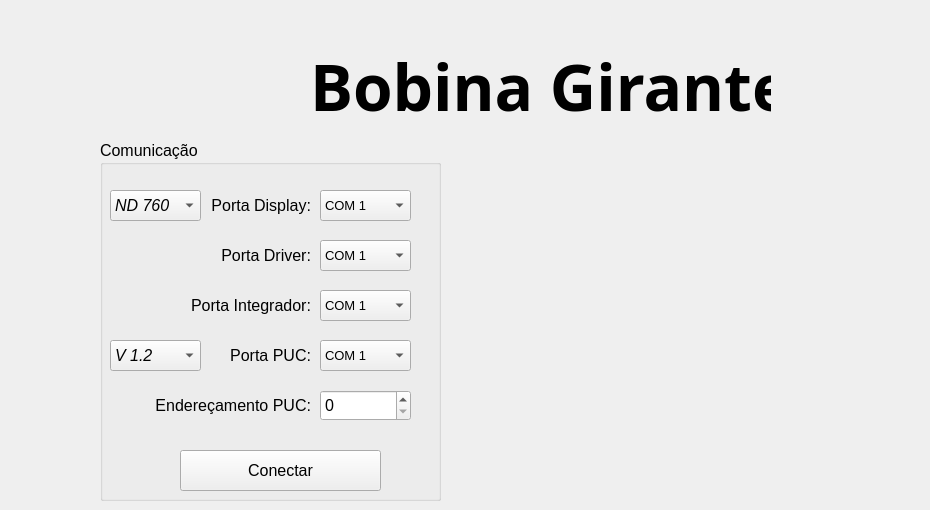
    <widget class="QWidget" name="tab_1">
     <attribute name="icon">
      <iconset>
       <normaloff>imagens/connection.png</normaloff>imagens/connection.png</iconset>
     </attribute>
     <attribute name="title">
      <string>Conexão</string>
     </attribute>
     <widget class="QLabel" name="label_23">
      <property name="geometry">
       <rect>
        <x>310</x>
        <y>50</y>
        <width>461</width>
        <height>71</height>
       </rect>
      </property>
      <property name="font">
       <font>
        <family>Leelawadee</family>
        <pointsize>48</pointsize>
        <weight>75</weight>
        <bold>true</bold>
       </font>
      </property>
      <property name="text">
       <string>Bobina Girante</string>
      </property>
     </widget>
     <widget class="QGroupBox" name="groupBox">
      <property name="geometry">
       <rect>
        <x>100</x>
        <y>140</y>
        <width>341</width>
        <height>361</height>
       </rect>
      </property>
      <property name="font">
       <font>
        <pointsize>12</pointsize>
       </font>
      </property>
      <property name="title">
       <string>Comunicação</string>
      </property>
      <widget class="QComboBox" name="Porta">
       <property name="geometry">
        <rect>
         <x>220</x>
         <y>50</y>
         <width>91</width>
         <height>31</height>
        </rect>
       </property>
       <property name="font">
        <font>
         <pointsize>10</pointsize>
        </font>
       </property>
       <item>
        <property name="text">
         <string>COM 1</string>
        </property>
       </item>
       <item>
        <property name="text">
         <string>COM 2</string>
        </property>
       </item>
       <item>
        <property name="text">
         <string>COM 3</string>
        </property>
       </item>
       <item>
        <property name="text">
         <string>COM 4</string>
        </property>
       </item>
       <item>
        <property name="text">
         <string>COM 5</string>
        </property>
       </item>
       <item>
        <property name="text">
         <string>COM 6</string>
        </property>
       </item>
       <item>
        <property name="text">
         <string>COM 7</string>
        </property>
       </item>
       <item>
        <property name="text">
         <string>COM 8</string>
        </property>
       </item>
       <item>
        <property name="text">
         <string>COM 9</string>
        </property>
       </item>
       <item>
        <property name="text">
         <string>COM 10</string>
        </property>
       </item>
       <item>
        <property name="text">
         <string>COM 11</string>
        </property>
       </item>
       <item>
        <property name="text">
         <string>COM 12</string>
        </property>
       </item>
       <item>
        <property name="text">
         <string>COM 13</string>
        </property>
       </item>
       <item>
        <property name="text">
         <string>COM 14</string>
        </property>
       </item>
       <item>
        <property name="text">
         <string>COM 15</string>
        </property>
       </item>
      </widget>
      <widget class="QPushButton" name="conectar">
       <property name="geometry">
        <rect>
         <x>80</x>
         <y>310</y>
         <width>201</width>
         <height>41</height>
        </rect>
       </property>
       <property name="font">
        <font>
         <pointsize>12</pointsize>
        </font>
       </property>
       <property name="text">
        <string>Conectar</string>
       </property>
       <property name="icon">
        <iconset>
         <normaloff>imagens/connect.png</normaloff>imagens/connect.png</iconset>
       </property>
       <property name="iconSize">
        <size>
         <width>25</width>
         <height>25</height>
        </size>
       </property>
      </widget>
      <widget class="QLabel" name="label">
       <property name="geometry">
        <rect>
         <x>90</x>
         <y>50</y>
         <width>121</width>
         <height>31</height>
        </rect>
       </property>
       <property name="text">
        <string>Porta Display:</string>
       </property>
       <property name="alignment">
        <set>Qt::AlignRight|Qt::AlignTrailing|Qt::AlignVCenter</set>
       </property>
      </widget>
      <widget class="QComboBox" name="Porta_2">
       <property name="geometry">
        <rect>
         <x>220</x>
         <y>100</y>
         <width>91</width>
         <height>31</height>
        </rect>
       </property>
       <property name="font">
        <font>
         <pointsize>10</pointsize>
        </font>
       </property>
       <item>
        <property name="text">
         <string>COM 1</string>
        </property>
       </item>
       <item>
        <property name="text">
         <string>COM 2</string>
        </property>
       </item>
       <item>
        <property name="text">
         <string>COM 3</string>
        </property>
       </item>
       <item>
        <property name="text">
         <string>COM 4</string>
        </property>
       </item>
       <item>
        <property name="text">
         <string>COM 5</string>
        </property>
       </item>
       <item>
        <property name="text">
         <string>COM 6</string>
        </property>
       </item>
       <item>
        <property name="text">
         <string>COM 7</string>
        </property>
       </item>
       <item>
        <property name="text">
         <string>COM 8</string>
        </property>
       </item>
       <item>
        <property name="text">
         <string>COM 9</string>
        </property>
       </item>
       <item>
        <property name="text">
         <string>COM 10</string>
        </property>
       </item>
       <item>
        <property name="text">
         <string>COM 11</string>
        </property>
       </item>
       <item>
        <property name="text">
         <string>COM 12</string>
        </property>
       </item>
       <item>
        <property name="text">
         <string>COM 13</string>
        </property>
       </item>
       <item>
        <property name="text">
         <string>COM 14</string>
        </property>
       </item>
       <item>
        <property name="text">
         <string>COM 15</string>
        </property>
       </item>
      </widget>
      <widget class="QLabel" name="label_6">
       <property name="geometry">
        <rect>
         <x>90</x>
         <y>100</y>
         <width>121</width>
         <height>31</height>
        </rect>
       </property>
       <property name="text">
        <string>Porta Driver:</string>
       </property>
       <property name="alignment">
        <set>Qt::AlignRight|Qt::AlignTrailing|Qt::AlignVCenter</set>
       </property>
      </widget>
      <widget class="QComboBox" name="Porta_3">
       <property name="geometry">
        <rect>
         <x>220</x>
         <y>150</y>
         <width>91</width>
         <height>31</height>
        </rect>
       </property>
       <property name="font">
        <font>
         <pointsize>10</pointsize>
        </font>
       </property>
       <item>
        <property name="text">
         <string>COM 1</string>
        </property>
       </item>
       <item>
        <property name="text">
         <string>COM 2</string>
        </property>
       </item>
       <item>
        <property name="text">
         <string>COM 3</string>
        </property>
       </item>
       <item>
        <property name="text">
         <string>COM 4</string>
        </property>
       </item>
       <item>
        <property name="text">
         <string>COM 5</string>
        </property>
       </item>
       <item>
        <property name="text">
         <string>COM 6</string>
        </property>
       </item>
       <item>
        <property name="text">
         <string>COM 7</string>
        </property>
       </item>
       <item>
        <property name="text">
         <string>COM 8</string>
        </property>
       </item>
       <item>
        <property name="text">
         <string>COM 9</string>
        </property>
       </item>
       <item>
        <property name="text">
         <string>COM 10</string>
        </property>
       </item>
       <item>
        <property name="text">
         <string>COM 11</string>
        </property>
       </item>
       <item>
        <property name="text">
         <string>COM 12</string>
        </property>
       </item>
       <item>
        <property name="text">
         <string>COM 13</string>
        </property>
       </item>
       <item>
        <property name="text">
         <string>COM 14</string>
        </property>
       </item>
       <item>
        <property name="text">
         <string>COM 15</string>
        </property>
       </item>
      </widget>
      <widget class="QLabel" name="label_13">
       <property name="geometry">
        <rect>
         <x>80</x>
         <y>150</y>
         <width>131</width>
         <height>31</height>
        </rect>
       </property>
       <property name="font">
        <font>
         <italic>false</italic>
         <strikeout>false</strikeout>
        </font>
       </property>
       <property name="text">
        <string>Porta Integrador:</string>
       </property>
       <property name="alignment">
        <set>Qt::AlignRight|Qt::AlignTrailing|Qt::AlignVCenter</set>
       </property>
      </widget>
      <widget class="QComboBox" name="Porta_4">
       <property name="geometry">
        <rect>
         <x>220</x>
         <y>200</y>
         <width>91</width>
         <height>31</height>
        </rect>
       </property>
       <property name="font">
        <font>
         <pointsize>10</pointsize>
        </font>
       </property>
       <item>
        <property name="text">
         <string>COM 1</string>
        </property>
       </item>
       <item>
        <property name="text">
         <string>COM 2</string>
        </property>
       </item>
       <item>
        <property name="text">
         <string>COM 3</string>
        </property>
       </item>
       <item>
        <property name="text">
         <string>COM 4</string>
        </property>
       </item>
       <item>
        <property name="text">
         <string>COM 5</string>
        </property>
       </item>
       <item>
        <property name="text">
         <string>COM 6</string>
        </property>
       </item>
       <item>
        <property name="text">
         <string>COM 7</string>
        </property>
       </item>
       <item>
        <property name="text">
         <string>COM 8</string>
        </property>
       </item>
       <item>
        <property name="text">
         <string>COM 9</string>
        </property>
       </item>
       <item>
        <property name="text">
         <string>COM 10</string>
        </property>
       </item>
       <item>
        <property name="text">
         <string>COM 11</string>
        </property>
       </item>
       <item>
        <property name="text">
         <string>COM 12</string>
        </property>
       </item>
       <item>
        <property name="text">
         <string>COM 13</string>
        </property>
       </item>
       <item>
        <property name="text">
         <string>COM 14</string>
        </property>
       </item>
       <item>
        <property name="text">
         <string>COM 15</string>
        </property>
       </item>
      </widget>
      <widget class="QLabel" name="label_20">
       <property name="geometry">
        <rect>
         <x>80</x>
         <y>200</y>
         <width>131</width>
         <height>31</height>
        </rect>
       </property>
       <property name="font">
        <font>
         <italic>false</italic>
         <strikeout>false</strikeout>
        </font>
       </property>
       <property name="text">
        <string>Porta PUC:</string>
       </property>
       <property name="alignment">
        <set>Qt::AlignRight|Qt::AlignTrailing|Qt::AlignVCenter</set>
       </property>
      </widget>
      <widget class="QSpinBox" name="Enderac_PUC">
       <property name="geometry">
        <rect>
         <x>220</x>
         <y>250</y>
         <width>91</width>
         <height>31</height>
        </rect>
       </property>
       <property name="maximum">
        <number>31</number>
       </property>
       <property name="value">
        <number>0</number>
       </property>
      </widget>
      <widget class="QLabel" name="label_30">
       <property name="geometry">
        <rect>
         <x>50</x>
         <y>250</y>
         <width>161</width>
         <height>31</height>
        </rect>
       </property>
       <property name="font">
        <font>
         <italic>false</italic>
         <strikeout>false</strikeout>
        </font>
       </property>
       <property name="text">
        <string>Endereçamento PUC:</string>
       </property>
       <property name="alignment">
        <set>Qt::AlignRight|Qt::AlignTrailing|Qt::AlignVCenter</set>
       </property>
      </widget>
      <widget class="QComboBox" name="Tipo_Display">
       <property name="geometry">
        <rect>
         <x>10</x>
         <y>50</y>
         <width>91</width>
         <height>31</height>
        </rect>
       </property>
       <property name="font">
        <font>
         <pointsize>12</pointsize>
         <weight>50</weight>
         <italic>true</italic>
         <bold>false</bold>
        </font>
       </property>
       <item>
        <property name="text">
         <string>ND 760</string>
        </property>
       </item>
       <item>
        <property name="text">
         <string>ND 780</string>
        </property>
       </item>
      </widget>
      <widget class="QComboBox" name="Tipo_PUC">
       <property name="geometry">
        <rect>
         <x>10</x>
         <y>200</y>
         <width>91</width>
         <height>31</height>
        </rect>
       </property>
       <property name="font">
        <font>
         <pointsize>12</pointsize>
         <weight>50</weight>
         <italic>true</italic>
         <bold>false</bold>
        </font>
       </property>
       <item>
        <property name="text">
         <string>V 1.2</string>
        </property>
       </item>
       <item>
        <property name="text">
         <string>V 1.4</string>
        </property>
       </item>
      </widget>
     </widget>
     <widget class="QLabel" name="label_18">
      <property name="geometry">
       <rect>
        <x>510</x>
        <y>180</y>
        <width>411</width>
        <height>241</height>
       </rect>
      </property>
      <property name="text">
       <string/>
      </property>
      <property name="pixmap">
       <pixmap>imagens/lnls sirius logo.png</pixmap>
      </property>
      <property name="scaledContents">
       <bool>true</bool>
      </property>
     </widget>
    </widget>
